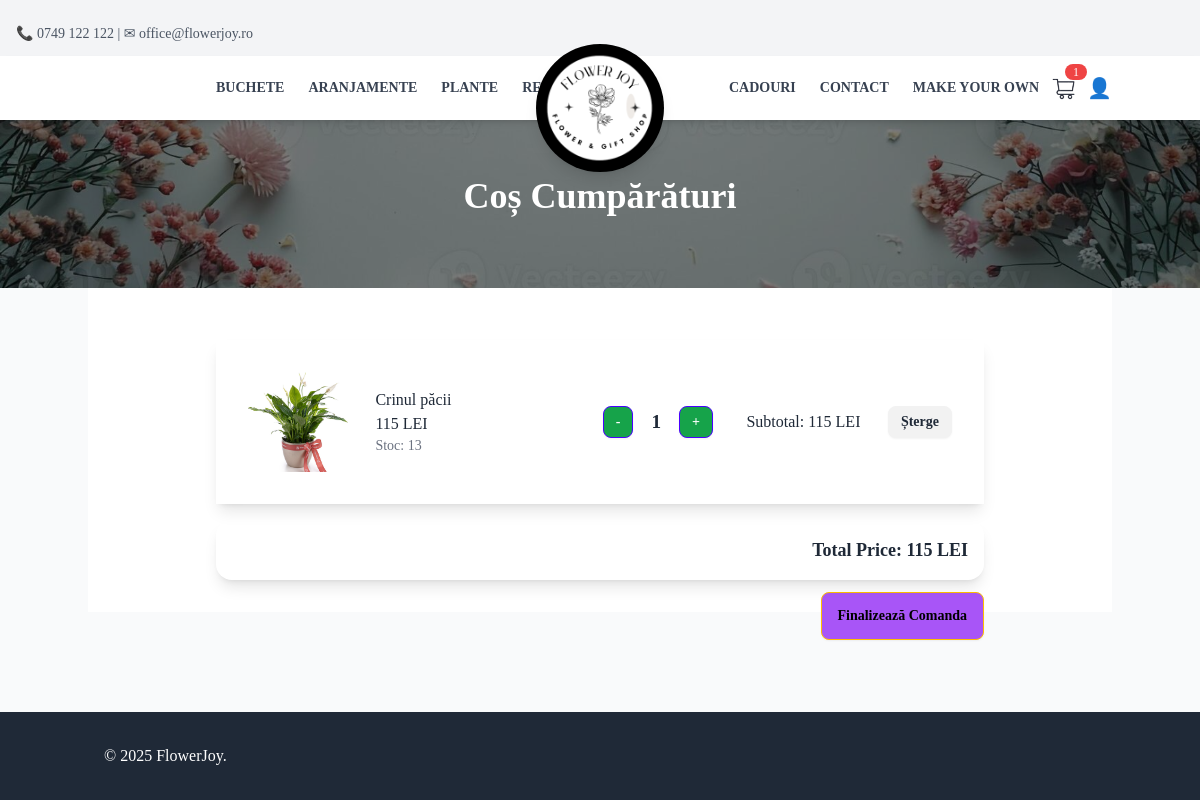
Before: /cart/ with the older database file.
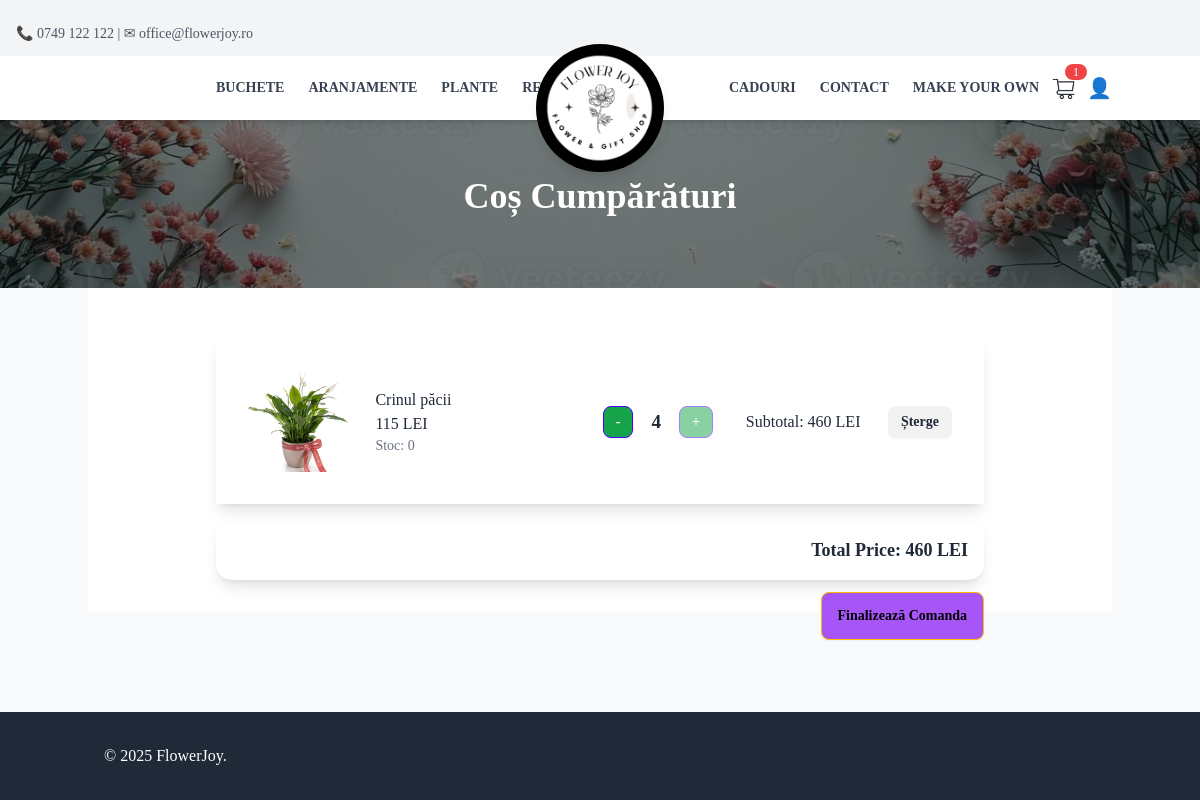
After: the same page with the newer database file.
### App/models.py (models this page shows, shortened)
class CartItem(models.Model):
    user = models.ForeignKey(User, on_delete=models.CASCADE, null=True, blank=True)
    session_id = models.CharField(max_length=255, null=True, blank=True) # Store session ID for anonymous users
    product = models.ForeignKey(Product, on_delete=models.CASCADE)
    quantity = models.PositiveIntegerField(default=1)
    reserved_until = models.DateTimeField(null=True, blank=True)
    def total_price(self):
        return self.product.price * self.quantity

class Product(models.Model):
    name = models.CharField(max_length=100, null=False, blank=False)
    description = RichTextField()
    category = models.CharField(
        max_length=100,
        choices=[
            ("buchete", "buchete"),
            ("plante", "plante"),
            ("aranjamente", "aranjamente"),
            ("Accessories", "Accessories"),
            ("Gifts", "Gifts"),
            ("CustomBouquet", "CustomBouquet"),
        ],
        default="General"
    )
    price = models.DecimalField(max_digits=10, decimal_places=0, null=False, blank=False)
    image = models.ImageField(upload_to="Pictures/", null=False, blank=False)
    created_at = models.DateTimeField(auto_now_add=True, null=False, blank=False)
    stock = models.PositiveIntegerField(default=0)
    is_custom = models.BooleanField(default=False)
    in_store = models.BooleanField(default=False)
    auction_manual = models.BooleanField(default=False)
    auction_start_time = models.DateTimeField(null=True, blank=True)
    auction_floor_price = models.DecimalField(max_digits=10, decimal_places=2, default=10)
    auction_interval_minutes = models.PositiveIntegerField(default=60)
    auction_drop_amount = models.DecimalField(max_digits=6, decimal_places=2, default=5)
    before_auction_price = models.DecimalField(max_digits=10, decimal_places=2, null=False, blank=False, default=0.00)  # Store the price before auction
    bid_submited = models.BooleanField(default=False)  # Track if a bid has been submitted
    number_of_purcheses = models.PositiveIntegerField(default=0)  # Track the number of purchases

### App/views.py (the view)
# urls.py: path('cart/', cart_view, name='cart'),
def cart_view(request):
    if request.user.is_authenticated:
        cart_items = CartItem.objects.filter(user=request.user)
    else:
        session_id = request.session.session_key
        if not session_id:
            request.session.create()
            session_id = request.session.session_key
        cart_items = CartItem.objects.filter(session_id=session_id)
    total_price = sum(item.total_price() for item in cart_items)
    context = {
        'cart_items': cart_items,
        'total_price': total_price
    }
    return render(request, 'cart.html', context)

### App/templates/partials/cart.html (shortened to what this page needs)
{% extends 'base.html' %}
{% block content %}
<section class="relative w-full h-72 bg-cover bg-center" style="background-image: url('/static/bannerCart.jpg');">
    <div class="container mx-auto px-4 py-16 relative z-10 text-white">
        <h1 class="text-4xl font-bold text-center mt-28">Coș Cumpărături</h1>
    </div>
</section>
<div class="container mx-auto px-4 py-8 bg-white">
    {% if cart_items %}
    <div class="container mt-5 max-w-3xl mx-auto">
    {% for cart_item in cart_items %}
        <div id="cart-item-{{ cart_item.id }}" >
            {% include 'partials/cart_item.html' with cart_item=cart_item %}
        </div>
        {% endfor %}
        <div id="total-price-container" class="card shadow-lg p-4 mt-4 text-right">
            <p class="text-lg font-semibold">Total Price: <span id="total-price">{{ total_price }}</span> LEI</p>
        </div>
        <a href=" {% url 'checkout' %} " class="btn bg-purple-500 btn-warning b-sm mt-3 mb-5 float-right">Finalizează Comanda</a>
    {% endif %}
    </div>
</div>
{% endblock %}

### App/templates/partials/cart_item.html (shortened to what this page needs)
<div id="cart-item-{{ cart_item.id }}" class="card-body mb-3 shadow-lg">
    <div class="flex justify-between items-center">
        <div class="center">
            {% if not cart_item.product.is_custom %}
            <a href="{% url 'product_detail' pk=cart_item.product.id %}">
            {% endif %}
                <img src="{{ cart_item.product.image.url }}" class="img-fluid rounded" alt="{{ cart_item.product.name }}" style="width: 100px; height: 100px; object-fit: cover;">
            {% if not cart_item.product.is_custom %}
            </a>
            {% endif %}
        </div>
        <div class="center" style="flex: 1; max-width: 200px; text-align: left; padding-right: 10px;">
            <p class="card-text font-medium truncate" style="margin: 0;">{{ cart_item.product.name }}</p>
            <p class="card-text font-medium" style="margin: 0;">{{ cart_item.product.price }} LEI</p>
             {% if cart_item.product.category not in 'CustomBouquet' %}
                {% if cart_item.product.category not in 'buchete,aranjamente' %}
                    <p class="card-text text-sm text-gray-500" style="margin: 0;">Stoc: {{ cart_item.product.stock }}</p>
                {% else %}
                    {% if not cart_item.product.bid_submited %}
                        <p class="card-text text-sm text-gray-500" style="margin: 0;">10 max</p>
                    {% else %}
                        <p class="card-text text-sm text-gray-500" style="margin: 0;">Buchetul va fi disponibil pana la {{ cart_item.reserved_until }}</p>
                    {% endif %}
                {% endif %}
             {% endif %}
        </div>
        <div class="flex items-center space-x-2">
            {% if not cart_item.product.bid_submited %}
            <button onclick="decrementQuantity({{ cart_item.product.id }}, {{ cart_item.id }})"
               class="btn btn-primary btn-sm center bg-green-600 text-white">-</button>
            {%endif %}
            <div class="center" style="padding: 0 10px; text-align: center;">
                <p class="card-text font-bold text-lg" style="margin: 0; font-size: 1.2rem;">{{ cart_item.quantity }}</p>
            </div>
            {% if not cart_item.product.bid_submited %}
            <button onclick="incrementQuantity({{ cart_item.product.id }}, {{ cart_item.id }})"
               class="btn btn-primary btn-sm center bg-green-600 text-white
               {% if cart_item.product.category in 'buchete,aranjamente' %}
                   {% if cart_item.quantity >= 10 %}opacity-50 cursor-not-allowed pointer-events-none{% endif %}
               {% else %}
                   {% if cart_item.quantity >= cart_item.product.stock %}opacity-50 cursor-not-allowed pointer-events-none{% endif %}
               {% endif %}">+</button>
            {%endif %}
        </div>
        <div class="center" style="min-width: 120px; text-align: right;">
            <p class="card-text">Subtotal: {{ cart_item.total_price }} LEI </p>
        </div>
        <div class="center">
            <a href="{% url 'remove_from_cart' product_id=cart_item.product.id %}"
               class="btn btn-danger btn-sm"
               hx-get="{% url 'remove_from_cart' product_id=cart_item.product.id %}"
               hx-target="#cart-item-{{ cart_item.id }}"
               hx-swap="outerHTML">Șterge</a>
        </div>
    </div>
</div>

Changed rows visible on the page:
changed CartItem "Crinul păcii": product.stock "13" → "0"; quantity "1" → "4"; total_price "115" → "460"
Other visible differences:
{{ total_price }}: "115" → "460"
